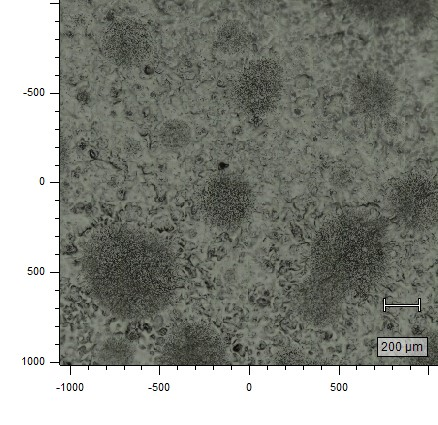
#> input picture Raman/Blind_test/Visible_am8.jpg, 438 x 425 px; its folder holds only this picture in this run
$ python run.py
#> lines starting #> are read from the running program, lines starting #| are printed output that depends on the picture; after the words box and inside, x2 and y2 are one past the last pixel; in counts of white or black regions, pixels touching at a corner belong together
### bin/PEAClass.py
import cv2
import numpy as np
import os
import glob

class Main:
    def __init__(self,path,kernel = None):
        self.files,self.filenames = self.unpack_files(path)
        self.kernel = kernel
        self.path = path

    def unpack_files(self, path):
#> called with path = 'Raman\\Blind_test'
        files = []
        filenames = []
        for f in glob.glob(path + "/*"):
            if os.path.isdir(f) == False:
                files.append(cv2.imread(f)[0:-(1),(0):-1])
#> in __init__, `self.files,self.filenames = self.unpack_files(path)`: self.files = 1 item; self.filenames = ['Visible_am8.jpg']
                filenames.append(os.path.basename(f))
        return files, filenames

    # [4 lines left out: function show_img, not called in this run]

    def get_img_shape(self,img=int):
        h, w, c = self.files[img].shape
        return (h,w,c)

    def crop_img(self,img=int):
        self.files[img] = self.files[img][0:-(25),(25):-1]
        return self.files[img]

    def find_countours(self,img=int,show_img=False):
        gray_img = cv2.cvtColor(self.files[img],cv2.COLOR_BGR2GRAY)
        blur = cv2.medianBlur(gray_img,7)
        canny = cv2.Canny(blur,0,150)
        contours, _ = cv2.findContours(canny,cv2.RETR_LIST,cv2.CHAIN_APPROX_SIMPLE)
        # cv2.imshow("Original image untreated", self.files[img])
        # img0 = cv2.drawContours(self.files[img], contours, -1, (0, 0, 0), 1)
        # cv2.imshow("Original img w/ contours",img0)
        if show_img:
            cv2.imshow("gray image", gray_img)
            cv2.imshow("blurred", blur)
            cv2.imshow("Canny image", canny)
            cv2.waitKey(0)
        return contours,self.files[img]

    # [12 lines left out: function contour_to_A, not called in this run]

    def contour_to_L(self,contours,max_idx_range=5):
        A_list = []
        max_idx = []
        max_list = []
        for i in range(len(contours)):
            A_list.append(cv2.arcLength(contours[i],True))
        for i in range(max_idx_range):
            idx = [i for i, x in enumerate(A_list) if x == max(A_list)]
            max_idx.append(idx)
            max_list.append(A_list[idx[0]])
            A_list.pop(idx[0])
        return max_list, np.array(max_idx).ravel()

    def mark_ROI_from_contour_A(self,contours,idx_list,img=int):
        img0 = np.copy(self.files[img])
        for i in range(len(idx_list)):
            cnt = contours[idx_list[i]]
            rect = cv2.minAreaRect(cnt)
            box = np.int0(cv2.boxPoints(rect))
            new_img = cv2.drawContours(img0,[box],0,(0,0,255),2)
        stacked_img = np.concatenate((self.files[img],new_img),axis=1)
        cv2.imshow("Original left, ROI detected right file:{0}".format(self.filenames[img]),stacked_img)
        return stacked_img

    def loop_through_all_img(self,max_idx_range=10,save_img=False,use_L_or_A="L"):
#> called with max_idx_range = 10, save_img = True, use_L_or_A = 'L'
        for i in range(len(self.files)):
            print(i)
            contours, img = self.find_countours(img=i)
            if use_L_or_A == "L":
                max_list, max_idx = self.contour_to_L(contours, max_idx_range)
            if use_L_or_A == "A":
                max_list, max_idx = self.contour_to_A(contours, max_idx_range)
            stacked_img = self.mark_ROI_from_contour_A(contours, max_idx, img=i)
            if save_img:
                if os.path.exists(self.path+"/treated"):
                    cv2.imwrite(self.path+"/treated/{0}_treated.jpg".format(os.path.splitext(self.filenames[i])[0]),
                                stacked_img)
                else:
                    os.mkdir(self.path+"/treated")
                    cv2.imwrite(self.path + "/treated/{0}_treated.jpg".format(os.path.splitext(self.filenames[i])[0]),
                                stacked_img)
            cv2.waitKey(0)
#> this loop made 1 pass
#> max_idx on pass 1: [87, 102, 48, 82, 29, 58, 47, 51, 20, 66]
#| 0
#> pass 1, in find_countours, `gray_img = cv2.cvtColor(self.files[img],cv2.COLOR_BGR2GRAY)`:
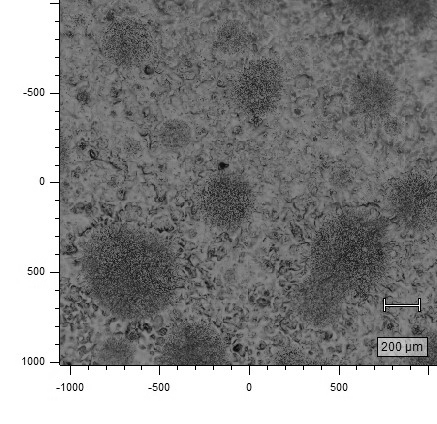
#> gray_img: shape (424, 437); min 0, max 255, mean 137.7
#> pass 1, in find_countours, `blur = cv2.medianBlur(gray_img,7)`:
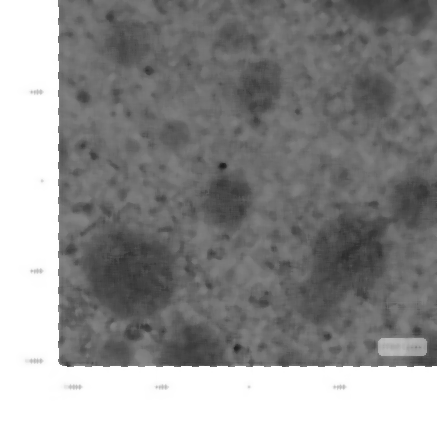
#> blur: shape (424, 437); min 29, max 255, mean 140.1
#> pass 1, in find_countours, `canny = cv2.Canny(blur,0,150)`:
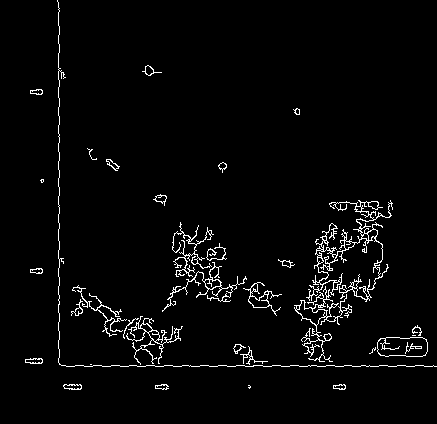
#> canny: shape (424, 437); 3% white in thin lines or dots, all inside (x1, y1, x2, y2) = (25, 0, 437, 390)

### run.py
import numpy as np
# from bin import image_treatment
# from bin import avg_by_kernel
from bin import PEAClass

path = "Raman\Blind_test"


kernel = np.array([[-1,-1,-1],
                  [-1, 9,-1],
                  [-1,-1,-1]])

sharpen_kernel = np.array([[0,-1,0],
                           [-1,5,-1],
                           [0,-1,0]])

obj = PEAClass.Main(path=path)

# obj.find_countours(img=0,
#                    show_img=True)

obj.loop_through_all_img(use_L_or_A="L",
                         save_img=True,
                         max_idx_range=10)

# obj.custom_kernel_processing(kernel=sharpen_kernel,
#                              img=3,
#                              save_plot=False)
